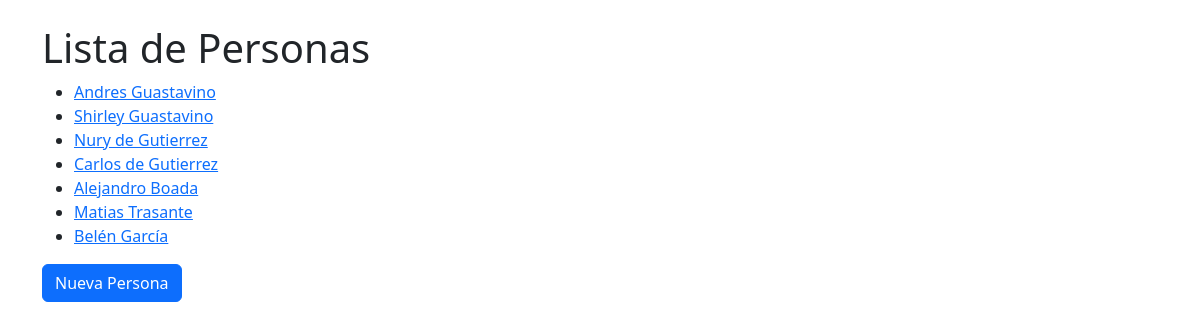
The page /personas/ on the database its author committed.
### turnos/models.py (models this page shows, shortened)
class Persona(models.Model):
    nombre = models.CharField(max_length=150)
    email = models.EmailField(unique=True)
    telefono = models.CharField(max_length=15, blank=True)
    es_capitan = models.BooleanField(default=False)
    responsabilidades = models.ManyToManyField(Responsabilidad, related_name="personas" , blank=True)

### turnos/views.py (the view)
# urls.py: path('personas/', PersonaListView.as_view(), name='persona_list'),
class PersonaListView(ListView):
    model = Persona
    template_name = 'persona/persona_list.html'
    context_object_name = 'personas'

### turnos/templates/persona/persona_list.html
{% extends 'base.html' %}
{% block content %}
<h1>Lista de Personas</h1>
<ul>
    {% for persona in personas %}
        <li>
            <a href="{% url 'persona_detail' persona.id %}">
                {{ persona.nombre }}
            </a>
        </li>
    {% endfor %}
</ul>
<a href="{% url 'persona_create' %}" class="btn btn-primary">Nueva Persona</a>
{% endblock %}

### rows shown on the page
Persona: nombre "Andres Guastavino"
Persona: nombre "Shirley Guastavino"
Persona: nombre "Nury de Gutierrez"
Persona: nombre "Carlos de Gutierrez"
Persona: nombre "Alejandro Boada"
Persona: nombre "Matias Trasante"
Persona: nombre "Belén García"
